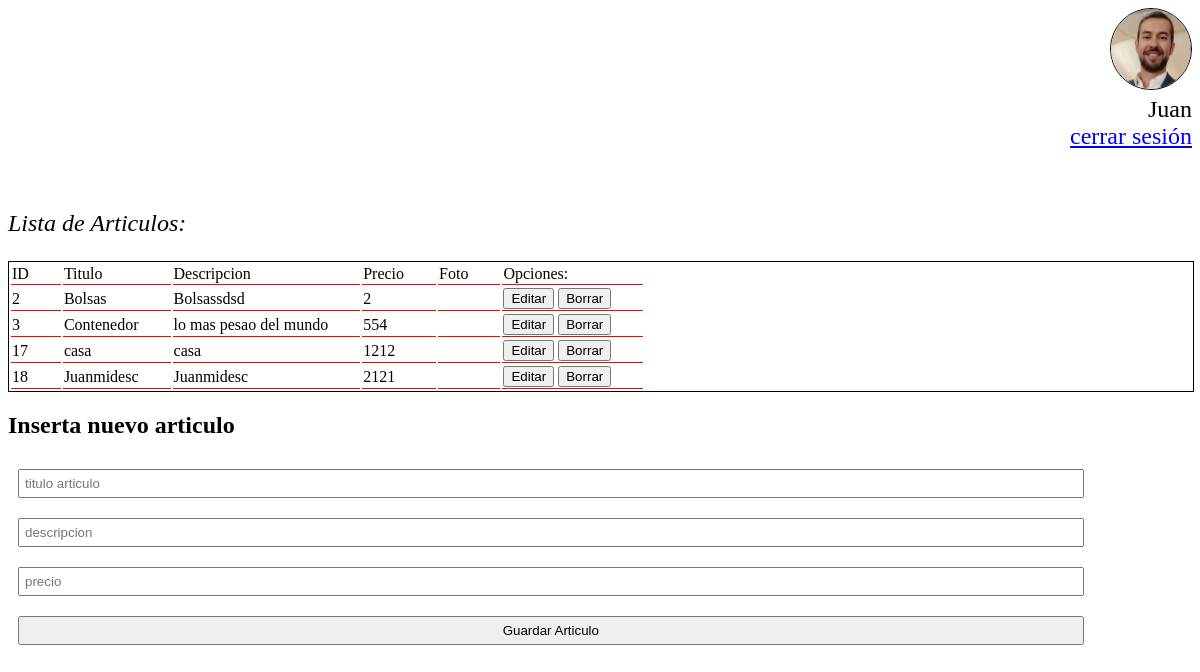
The page /index_articulos_tablas.php (signed in) on the database its author committed.
### tables this page shows
CREATE TABLE `usuarios` (
  `id` int(11) NOT NULL,
  `nombre` varchar(200) NOT NULL,
  `email` varchar(200) NOT NULL,
  `password` varchar(200) NOT NULL,
  `foto` varchar(200) NOT NULL
);

CREATE TABLE `articulos` (
  `id` int(11) NOT NULL,
  `titulo` varchar(200) NOT NULL,
  `descripcion` varchar(200) NOT NULL,
  `precio` decimal(10,0) NOT NULL,
  `foto_articulo` varchar(200) NOT NULL,
  `id_usuario` int(11) NOT NULL,
  `fecha` timestamp NOT NULL DEFAULT current_timestamp()
);

### modelos/Session.php (called while the page is built, shortened)
<?php
class Session {
    static public function existe(){
        return isset($_SESSION['id_usuario_sesion']);
    }
    static public function obtener(){
        return $_SESSION['id_usuario_sesion'];
    }
}

### modelos/ConexionBD.php (called while the page is built, shortened)
<?php
class ConexionBD {
    public static function conectar(): mysqli{
        $conn = new mysqli('localhost','admin','1234','segunda_mano_JUANMI');
        return $conn;
    }
}

### modelos/UsuarioDAO.php (called while the page is built, shortened)
<?php
class UsuarioDAO {
    private $conn;
    public function __construct($conn) {
        $this->conn = $conn;
    }
    public function find($id) {
        $sql = "SELECT * FROM usuarios WHERE id=$id";
        if (!$result = $this->conn->query($sql)) {
            die("Error en la SQL: " . $this->conn->error);
        }
        return $result->fetch_object('Usuario');
    }
}

### modelos/Usuario.php (called while the page is built, shortened)
<?php
class Usuario {
    private $nombre;
    private $foto;
    function getNombre() {
        return $this->nombre;
    }
    function getFoto() {
        return $this->foto;
    }
}

### modelos/ArticuloDAO.php (called while the page is built, shortened)
<?php
class ArticuloDAO {
    private $conn;
    public function __construct($conn) {
        $this->conn = $conn;
    }
    public function findAll($orden = 'ASC', $campo = 'id') {
        $sql = "SELECT * FROM articulos ORDER BY $campo $orden";
        if (!$result = $this->conn->query($sql)) {
            die("Error en la SQL: " . $this->conn->error);
        }
        $array_obj_articulos = array();
        while ($articulo = $result->fetch_array(MYSQLI_ASSOC)) {
            $array_obj_articulos[] = $articulo;
        }
        return $array_obj_articulos;
    }
}

### index_articulos_tablas.php (the view, shortened to what this page needs)
<?php
require 'modelos/ConexionBD.php';
require 'modelos/ArticuloDAO.php';
require 'modelos/Usuario.php';
require 'modelos/UsuarioDAO.php';
require 'modelos/Session.php';
?>
<!DOCTYPE html>
<html>
    <head>
    </head>
    <body>
        <header>
            <?php if (Session::existe()): ?>
                <?php
                $usuDAO = new UsuarioDAO(ConexionBD::conectar());
                $usuario = $usuDAO->find(Session::obtener());
                ?>
                <div id="usuario">
                    <div class="usuario">
                        <img src="imagenes/<?= $usuario->getFoto() ?>" style="border: 1px solid black; height: 80px; width: 80px; border-radius: 100px">
                        <br><?= $usuario->getNombre() ?><br>
                        <a href="logout.php">cerrar sesión</a>
                    </div>
                    <br><br>
                    <p style="font-style: italic ; font-size: 1.5em;"> Lista de Articulos:</p>
                    <div class="tablaArticulos">
                        <table class="display" id="tablaArticulos">
                            <thead>
                            <td>ID</td>
                            <td>Titulo</td>
                            <td>Descripcion</td>
                            <td>Precio</td>
                            <td>Foto</td>
                            <td>Opciones:</td>
                            </thead>
                            <tbody>
                                <?php
                                $artiDAO = new ArticuloDAO(ConexionBD::conectar());
                                $articulos = $artiDAO->findAll();
                                ?>
                                <?php foreach ($articulos as $row) { ?>
                                    <tr>
                                        <td><?php echo $row['id']; ?></td>
                                        <td><?php echo $row['titulo']; ?></td>
                                        <td><?php echo $row['descripcion']; ?></td>
                                        <td><?php echo $row['precio']; ?></td>
                                        <td></td>
                                        <td><a href='javascript:mostrarEditar(<?php echo json_encode($row) ?>)'><button >Editar</button></a>
                                        <a href="eliminarArticulos.php?id=<?php echo $row['id']; ?>" ><button>Borrar</button></a></td>
                                    </tr>
                                <?php } ?>
                            </tbody>
                        </table>
                    </div>
                    <form action="registrarArticulos.php" method="POST" id="nuevoForm">
                        <h2>Inserta nuevo articulo</h2>
                        <input type="text" placeholder="titulo articulo" name="titulo">
                        <input type="text" placeholder="descripcion" name="descripcion">
                        <input type="text" placeholder="precio" name="precio">
                        <input type="submit" value="Guardar Articulo">
                    </form>
                </div>
            <?php endif; ?>
        </header>
    </body>
</html>

### index_articulos_tablas.php (style rules this page uses)
input { box-sizing: border-box; padding: 5px; margin: 10px; width: 90%; }
.usuario { font-size: 1.5em; text-align: right; }
.tablaArticulos { border: 1px solid black; font-size: 1em; display: flex; width: 100%; }
.tablaArticulos td { width: max-content; border-bottom: 1px solid red; margin: auto; padding-right:2em; justify-content: center; }

### rows shown on the page
usuarios: foto (picture), nombre "Juan"
articulos: id "2", titulo "Bolsas", descripcion "Bolsassdsd", precio "2"
articulos: id "3", titulo "Contenedor", descripcion "lo mas pesao del mundo", precio "554"
articulos: id "17", titulo "casa", descripcion "casa", precio "1212"
articulos: id "18", titulo "Juanmidesc", descripcion "Juanmidesc", precio "2121"
